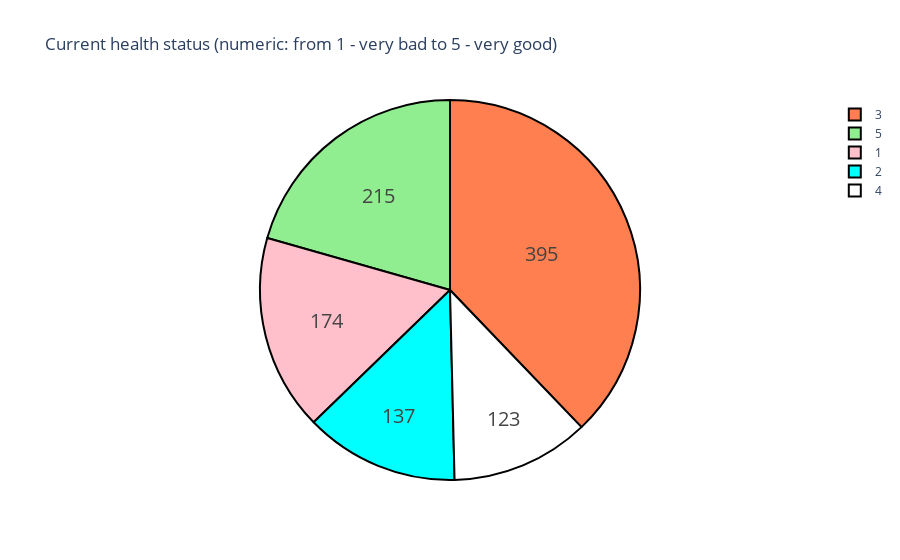

The cell this chart's notebook holds for it:
### Markdown cell above
Now let's consider one very important thing. Students' health! In our sample of young teenagers and I hope that they all have excellent health.

Теперь рассмотрим одну очень важную вещь. Здоровье студентов! В нашей выборке очень молодые подростки, и я надеюсь, что у всех у них отличное здоровье.

### Code cell
labels = data["health"].unique().tolist()
amount = data["health"].value_counts().tolist()

colors = ["coral","lightgreen","pink","cyan","white"]

trace = go.Pie(labels=labels, values=amount,
               hoverinfo='label+percent', textinfo='value', 
               textfont=dict(size=20),
               marker=dict(colors=colors, 
                           line=dict(color='#000000', width=2)))

dt = [trace]
layout = go.Layout(title="Current health status (numeric: from 1 - very bad to 5 - very good)")

fig = go.Figure(data=dt, layout=layout)
iplot(fig, filename = 'h_chart')
## Cделаем из нее функцию, нам часто понадобится этот график

### Figure 1 — Plotly figure (JSON) as saved in the notebook; plotly's stock layout.template omitted (floating-point values rounded to 4 significant figures)
{"data": [{"hoverinfo": "label+percent", "labels": [3, 5, 1, 2, 4], "marker": {"colors": ["coral", "lightgreen", "pink", "cyan", "white"], "line": {"color": "#000000", "width": 2}}, "textfont": {"size": 20}, "textinfo": "value", "type": "pie", "values": [395, 215, 174, 137, 123]}], "layout": {"title": {"text": "Current health status (numeric: from 1 - very bad to 5 - very good)"}}}
